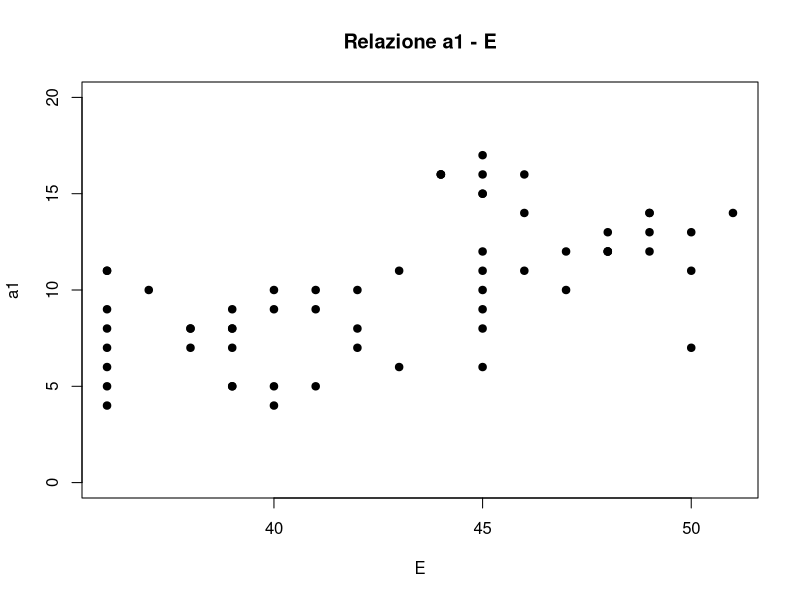
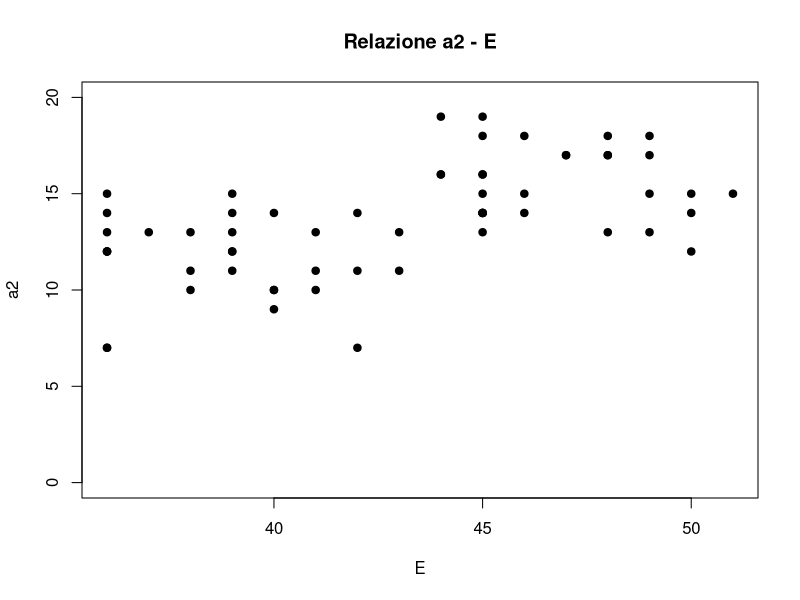
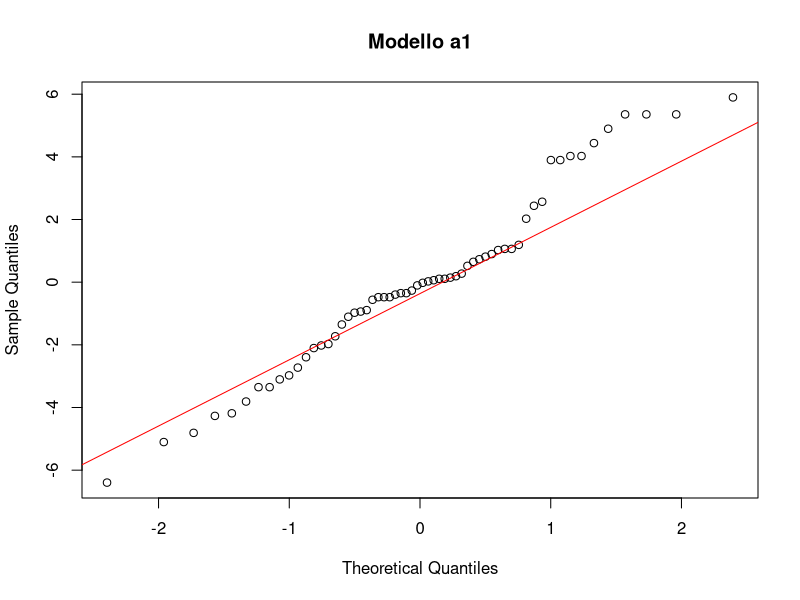
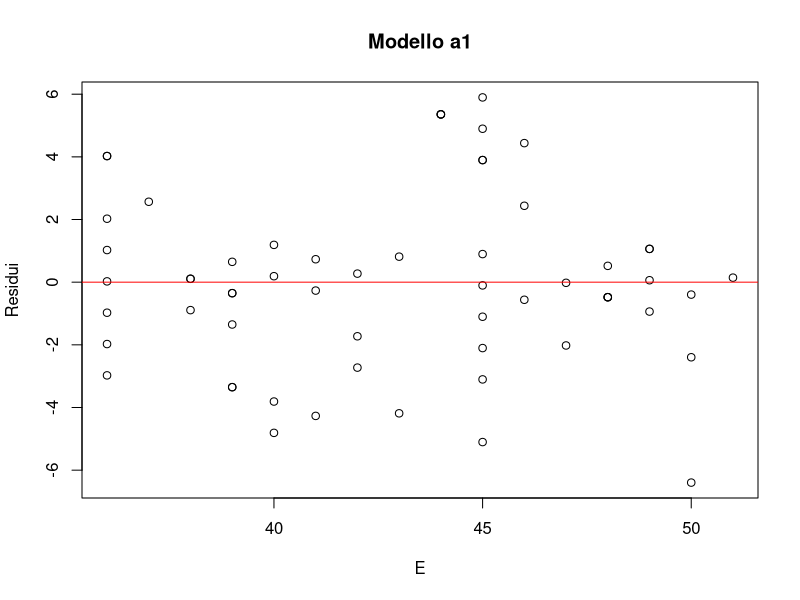
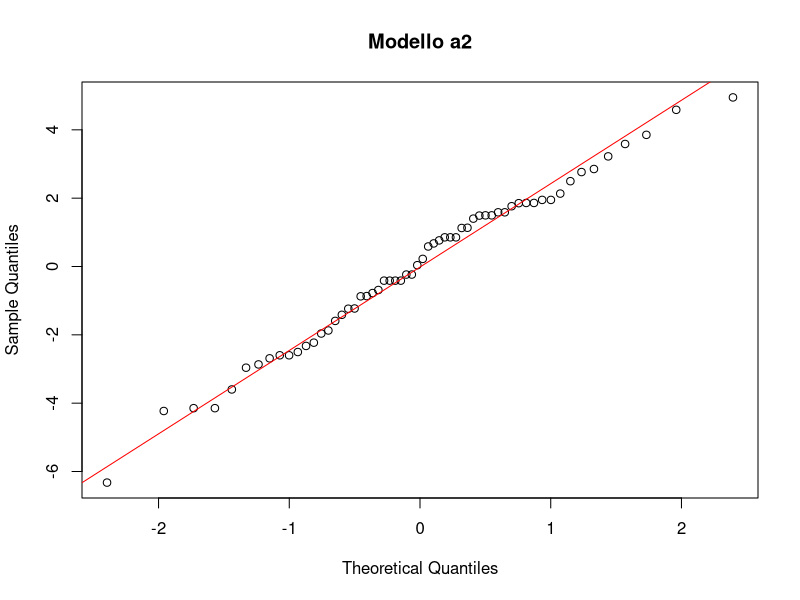
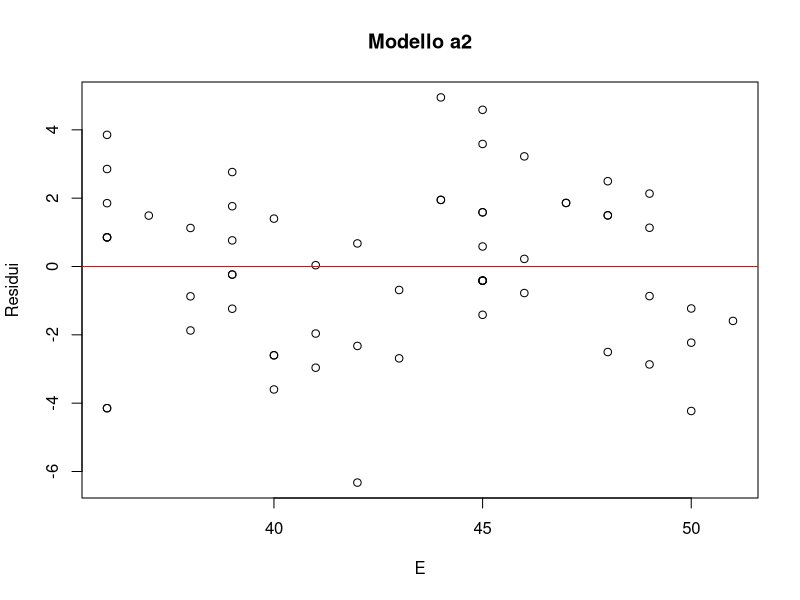
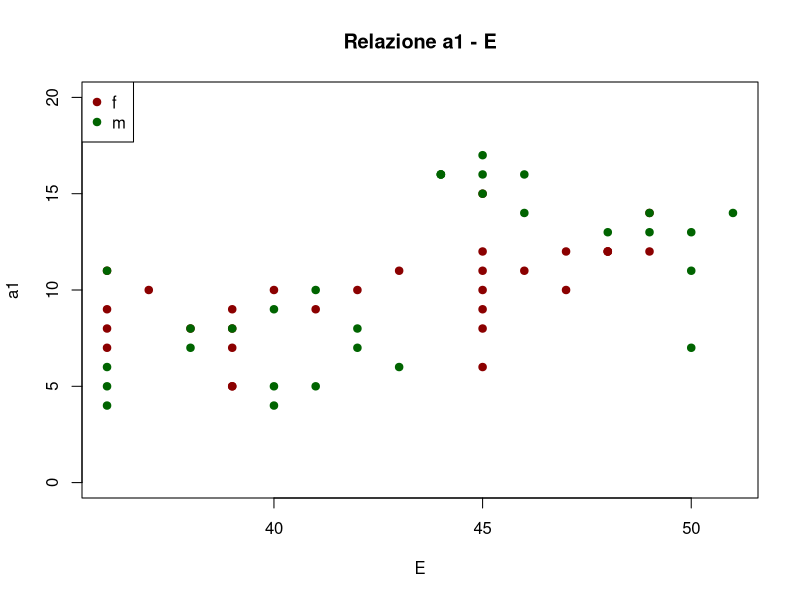
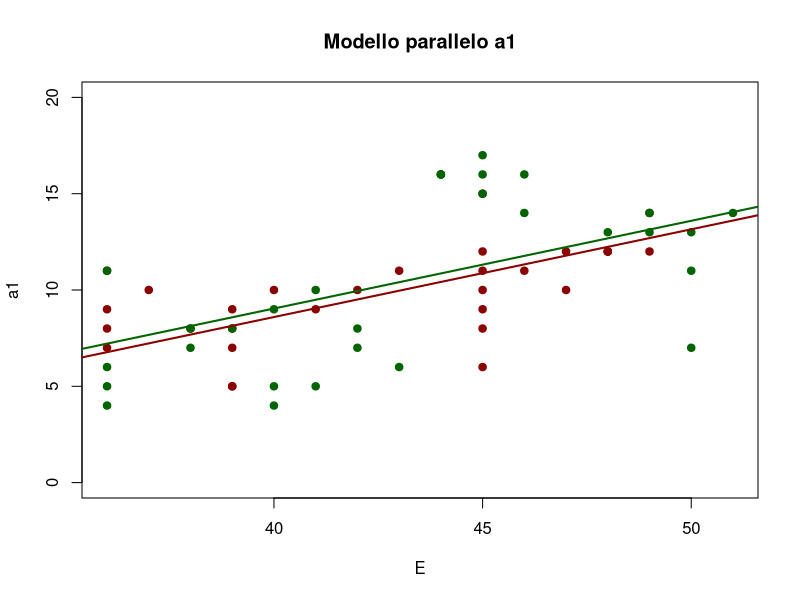

These figures' R source, in order:
## ---- chunk 1
# myvar/echovar/evalvar = F: testo (output-file "Esercizi-Rmod7_esercizi.html")
# myvar/echovar/evalvar = T: soluzioni (output-file "Esercizi-Rmod7_soluzioni.html", subtitle "Soluzioni")
myvar = F
echovar = F
evalvar = F
knitr::opts_chunk$set(include = myvar,
                      echo = echovar,
                      eval = evalvar)
## ---- chunk 2
DAS = read.csv2("DataAS.csv")
head(DAS)
str(DAS)
## ---- chunk 3
DAS$a1 = DAS$a1b1 + DAS$a1b2
DAS$a2 = DAS$a2b1 + DAS$a2b2
## ---- chunk 4
plot(DAS$E, DAS$a1, pch = 19, main = "Relazione a1 - E",
     xlab = "E", ylab = "a1", ylim = c(0, 20))
## ---- chunk 5
#| echo: false
cat("Il grafico suggerisce una relazione positiva tra E e a1")
## ---- chunk 6
ma1 = lm(a1 ~ E, data = DAS)
summary(ma1)
## ---- chunk 7
#| echo: false
cat("Entrambi i parametri sono statisticamente significativi (alpha = .05).
Il coefficiente angolare è positivo: all'aumentare dell'età aumenta in media il punteggio a1")
## ---- chunk 8
plot(DAS$E, DAS$a2, pch = 19, main = "Relazione a2 - E",
     xlab = "E", ylab = "a2", ylim = c(0, 20))
## ---- chunk 9
#| echo: false
cat("Il grafico suggerisce una relazione positiva tra E e a2")
## ---- chunk 10
ma2 = lm(a2 ~ E, data = DAS)
summary(ma2)
## ---- chunk 11
#| echo: false
cat("Solo il coefficiente angolare è statisticamente significativo (alpha = .05):
la relazione tra E e a2 è positiva. L'intercetta non è diversa da 0")
## ---- chunk 12
# modello con a1 come variabile dipendente
coefsA1 = data.frame(summary(ma1)$coefficients)
qt95 = qt(.975, ma1$df.residual)
deltaA1 = coefsA1$Std..Error * qt95
data.frame(limInf = coefsA1$Estimate - deltaA1,
           limSup = coefsA1$Estimate + deltaA1,
           row.names = rownames(coefsA1))
## ---- chunk 13
# modello con a2 come variabile dipendente
coefsA2 = data.frame(summary(ma2)$coefficients)
deltaA2 = coefsA2$Std..Error * qt95
data.frame(limInf = coefsA2$Estimate - deltaA2,
           limSup = coefsA2$Estimate + deltaA2,
           row.names = rownames(coefsA2))
## ---- chunk 14
# confronto con la funzione confint()
confint(ma1)
confint(ma2)
## ---- chunk 15
#| echo: false
cat("Modello a1: nessun intervallo contiene lo 0, entrambi i parametri sono significativi.
Modello a2: l'intervallo dell'intercetta contiene lo 0 (non significativa),
quello del coefficiente angolare no (significativo).
Le conclusioni sono le stesse dei test sui coefficienti")
## ---- chunk 16
qqnorm(ma1$residuals, main = "Modello a1")
qqline(ma1$residuals, col = "red")
plot(DAS$E, ma1$residuals, xlab = "E", ylab = "Residui", main = "Modello a1")
abline(h = 0, col = "red")
## ---- chunk 17
qqnorm(ma2$residuals, main = "Modello a2")
qqline(ma2$residuals, col = "red")
plot(DAS$E, ma2$residuals, xlab = "E", ylab = "Residui", main = "Modello a2")
abline(h = 0, col = "red")
## ---- chunk 18
plot(DAS$E, DAS$a1, pch = 19, main = "Relazione a1 - E",
     xlab = "E", ylab = "a1", ylim = c(0, 20),
     col = ifelse(DAS$S == "f", "darkred", "darkgreen"))
legend("topleft", pch = 19, col = c("darkred", "darkgreen"),
       legend = c("f", "m"))
## ---- chunk 19
#| echo: false
cat("Dal grafico non sembra che i due gruppi si distinguano")
## ---- chunk 20
ma1S = lm(a1 ~ E + S, data = DAS)
summary(ma1S)
## ---- chunk 21
#| echo: false
cat("Intercetta e coefficiente di E sono significativi, il coefficiente di S no:
a parità di età non ci sono differenze tra i due gruppi nel punteggio a1")
## ---- chunk 22
coefa1 = coef(ma1S)
plot(DAS$E, DAS$a1, pch = 19, main = "Modello parallelo a1",
     xlab = "E", ylab = "a1", ylim = c(0, 20),
     col = ifelse(DAS$S == "f", "darkred", "darkgreen"))
abline(coefa1[1], coefa1[2], col = "darkred", lwd = 2) # gruppo f
abline(coefa1[1] + coefa1[3], coefa1[2], col = "darkgreen", lwd = 2) # gruppo m
## ---- chunk 23
ma1Sinter = lm(a1 ~ E * S, data = DAS)
summary(ma1Sinter)
## ---- chunk 24
#| echo: false
cat("Solo il coefficiente di E è significativo: l'interazione non lo è,
quindi non ci sono evidenze che la relazione tra età e a1 sia diversa nei due gruppi")
## ---- chunk 25
coefa1inter = coef(ma1Sinter)
plot(DAS$E, DAS$a1, pch = 19, main = "Modello con interazione a1",
     xlab = "E", ylab = "a1", ylim = c(0, 20),
     col = ifelse(DAS$S == "f", "darkred", "darkgreen"))
abline(coefa1inter[1], coefa1inter[2], col = "darkred", lwd = 2) # gruppo f
abline(coefa1inter[1] + coefa1inter[3], coefa1inter[2] + coefa1inter[4],
       col = "darkgreen", lwd = 2) # gruppo m
## ---- chunk 26
#| echo: false
cat("Anche se nel grafico le rette non sono parallele,
la differenza tra i coefficienti angolari non è significativa")
## ---- chunk 27
plot(DAS$E, DAS$a2, pch = 19, main = "Relazione a2 - E",
     xlab = "E", ylab = "a2", ylim = c(0, 20),
     col = ifelse(DAS$S == "f", "darkred", "darkgreen"))
legend("topleft", pch = 19, col = c("darkred", "darkgreen"),
       legend = c("f", "m"))
## ---- chunk 28
ma2S = lm(a2 ~ E + S, data = DAS)
summary(ma2S)
## ---- chunk 29
#| echo: false
cat("Il coefficiente di E e quello di S sono significativi.
A parità di età, il gruppo m ha in media un punteggio a2 più basso del gruppo f")
## ---- chunk 30
coefa2 = coef(ma2S)
plot(DAS$E, DAS$a2, pch = 19, main = "Modello parallelo a2",
     xlab = "E", ylab = "a2", ylim = c(0, 20),
     col = ifelse(DAS$S == "f", "darkred", "darkgreen"))
abline(coefa2[1], coefa2[2], col = "darkred", lwd = 2) # gruppo f
abline(coefa2[1] + coefa2[3], coefa2[2], col = "darkgreen", lwd = 2) # gruppo m
## ---- chunk 31
ma2Sinter = lm(a2 ~ E * S, data = DAS)
summary(ma2Sinter)
## ---- chunk 32
#| echo: false
cat("Solo il coefficiente di E è significativo. L'interazione non è significativa:
la relazione tra età e a2 non è diversa nei due gruppi, quindi il modello parallelo è sufficiente.
Nel modello con interazione il coefficiente di S non è più significativo perché
rappresenta la differenza tra i gruppi quando E = 0")
## ---- chunk 33
coefa2inter = coef(ma2Sinter)
plot(DAS$E, DAS$a2, pch = 19, main = "Modello con interazione a2",
     xlab = "E", ylab = "a2", ylim = c(0, 20),
     col = ifelse(DAS$S == "f", "darkred", "darkgreen"))
abline(coefa2inter[1], coefa2inter[2], col = "darkred", lwd = 2) # gruppo f
abline(coefa2inter[1] + coefa2inter[3], coefa2inter[2] + coefa2inter[4],
       col = "darkgreen", lwd = 2) # gruppo m
## ---- chunk 34
confint(ma2S)
## ---- chunk 35
#| echo: false
cat("Gli intervalli dei coefficienti di E e di S non contengono lo 0,
quello dell'intercetta sì")
